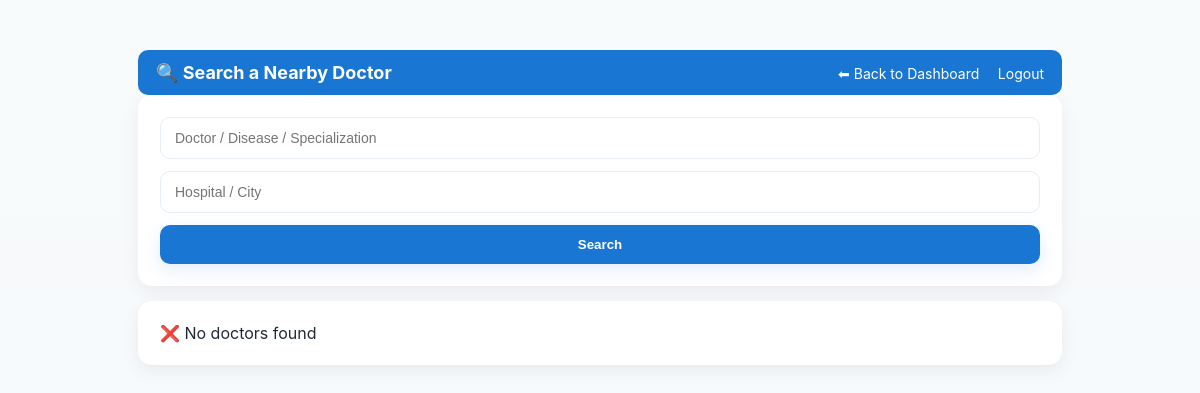
The page /find_doctor.php on the database as committed earlier.
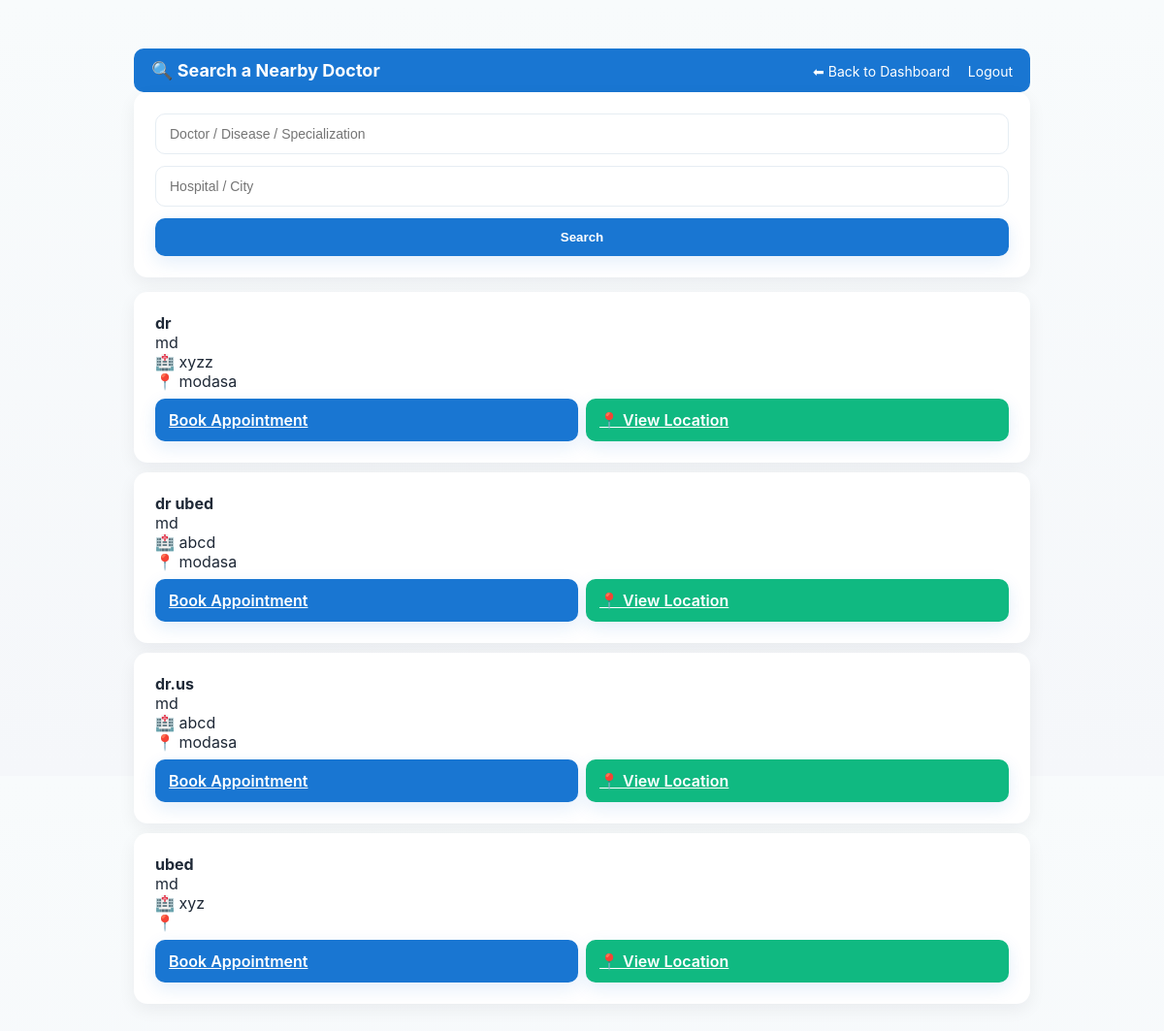
The same page on the database as committed later.
### tables this page shows
CREATE TABLE `users` (
  `id` int(11) NOT NULL AUTO_INCREMENT,
  `name` varchar(100) DEFAULT NULL,
  `email` varchar(100) DEFAULT NULL,
  `password` varchar(255) DEFAULT NULL,
  `role` enum('patient','doctor','admin','laboratory') DEFAULT 'patient',
  `phone` varchar(20) DEFAULT NULL,
  `address` text DEFAULT NULL,
  `location` varchar(100) DEFAULT NULL,
  `created_at` timestamp NOT NULL DEFAULT current_timestamp(),
  `hospital` varchar(255) DEFAULT NULL,
  `hospital_id` int(11) DEFAULT NULL,
  `specialization` varchar(100) DEFAULT NULL,
  PRIMARY KEY (`id`),
  UNIQUE KEY `email` (`email`)
);

CREATE TABLE `doctor_profiles` (
  `doctor_id` int(11) NOT NULL,
  `qualification` varchar(100) DEFAULT NULL,
  `experience` int(11) DEFAULT NULL,
  `specialization` varchar(100) DEFAULT NULL,
  `address` text DEFAULT NULL,
  PRIMARY KEY (`doctor_id`),
  CONSTRAINT `doctor_profiles_ibfk_1` FOREIGN KEY (`doctor_id`) REFERENCES `users` (`id`) ON DELETE CASCADE
);

CREATE TABLE `hospitals` (
  `id` int(11) NOT NULL AUTO_INCREMENT,
  `name` varchar(255) NOT NULL,
  `address` text DEFAULT NULL,
  `phone` varchar(20) DEFAULT NULL,
  `open_time` time NOT NULL,
  `close_time` time NOT NULL,
  `latitude` decimal(10,8) DEFAULT NULL,
  `longitude` decimal(11,8) DEFAULT NULL,
  `created_at` timestamp NOT NULL DEFAULT current_timestamp(),
  `type` enum('hospital','laboratory') NOT NULL DEFAULT 'hospital',
  `email` varchar(255) NOT NULL,
  `password` varchar(255) NOT NULL,
  `city` varchar(100) DEFAULT NULL,
  PRIMARY KEY (`id`)
);

### find_doctor.php (the view, shortened to what this page needs)
<?php
require 'config.php';
$d = $_GET['disease'] ?? '';
$l = $_GET['location'] ?? '';
$lat = isset($_GET['lat']) ? (float)$_GET['lat'] : 0;
$lng = isset($_GET['lng']) ? (float)$_GET['lng'] : 0;
$search = "%$d%";
$loc    = "%$l%";
if ($lat && $lng) {
    $sql = "
    SELECT
        u.*,
        d.specialization,
        h.id AS hospital_id,
        h.name AS hospital_name,
        h.city,
        ROUND(
            6371 * acos(
                cos(radians(?)) *
                cos(radians(h.latitude)) *
                cos(radians(h.longitude) - radians(?)) +
                sin(radians(?)) *
                sin(radians(h.latitude))
            ), 2
        ) AS distance
    FROM users u
    JOIN doctor_profiles d ON u.id = d.doctor_id
    JOIN hospitals h ON u.hospital_id = h.id
    WHERE u.role='doctor'
    AND (
        (? = '' OR u.name LIKE ? OR d.specialization LIKE ?)
    )
    AND (
        (? = '' OR h.name LIKE ? OR h.city LIKE ?)
    )
    ORDER BY distance ASC
    ";
    $stmt = $mysqli->prepare($sql);
    $stmt->bind_param(
        "dddssssss",
        $lat, $lng, $lat,
        $d, $search, $search,
        $l, $loc, $loc
    );
} else {
    $sql = "
    SELECT
        u.*,
        d.specialization,
        h.id AS hospital_id,
        h.name AS hospital_name,
        h.city
    FROM users u
    JOIN doctor_profiles d ON u.id = d.doctor_id
    JOIN hospitals h ON u.hospital_id = h.id
    WHERE u.role='doctor'
    AND (
        (? = '' OR u.name LIKE ? OR d.specialization LIKE ?)
    )
    AND (
        (? = '' OR h.name LIKE ? OR h.city LIKE ?)
    )
    ORDER BY u.name
    ";
    $stmt = $mysqli->prepare($sql);
    $stmt->bind_param(
        "ssssss",
        $d, $search, $search,
        $l, $loc, $loc
    );
}
$stmt->execute();
$q = $stmt->get_result();
?>
<!DOCTYPE html>
<html>
<head>
<link rel="stylesheet" href="assets/css/styles.css">
</head>
<body>
<div class="container">
<div class="topbar">
  <div class="brand">🔍 Search a Nearby Doctor</div>
  <div>
    <a href="dashboard_patient.php">⬅ Back to Dashboard</a>
    <a href="logout.php">Logout</a>
  </div>
</div>
<form method="get" class="card" style="margin-bottom:15px;">
<input class="input" name="disease"
placeholder="Doctor / Disease / Specialization"
value="<?= htmlspecialchars($d) ?>">
<input class="input" name="location"
placeholder="Hospital / City"
value="<?= htmlspecialchars($l) ?>">
<button class="btn">Search</button>
</form>
<?php if($q->num_rows > 0): ?>
<?php while($r = $q->fetch_assoc()): ?>
<div class="card" style="margin-bottom:10px;">
<b><?= htmlspecialchars($r['name']) ?></b><br>
<?= htmlspecialchars($r['specialization']) ?><br>
🏥 <?= htmlspecialchars($r['hospital_name']) ?><br>
📍 <?= htmlspecialchars($r['city']) ?><br>
<div style="display:flex;gap:8px;margin-top:8px;flex-wrap:wrap;">
<a class="btn" style="flex:1;min-width:140px;"
href="appointments.php?doctor=<?= $r['id'] ?>">
Book Appointment
</a>
<a class="btn" style="flex:1;min-width:140px;background:#10b981;"
href="hospital_map.php?id=<?= $r['hospital_id'] ?>">
📍 View Location
</a>
</div>
</div>
<?php endwhile; ?>
<?php else: ?>
<div class="card">❌ No doctors found</div>
<?php endif; ?>
</div>
</body>
</html>

### assets/css/styles.css (style rules this page uses)
:root { --primary:#1976d2; --primary-dark:#125ca1; --accent:#00a69c; --bg:#f5f7fa; --card:#ffffff; --muted:#6b7280; --radius:14px; --shadow: 0 6px 18px rgba(20,20,40,0.06); --glass: rgba(255,255,255,0.85); --max-width:420px; }
* { box-sizing:border-box }
html,body { height:100% }
body { font-family: Inter, system-ui, -apple-system, "Segoe UI", Roboto, "Helvetica Neue", Arial; background:var(--bg); margin:0; color:#1f2937; -webkit-font-smoothing:antialiased; -moz-osx-font-smoothing:grayscale; }
.container { max-width: 980px; margin: 22px auto; padding: 16px; }
.card { background:var(--card); border-radius:var(--radius); box-shadow:var(--shadow); padding:18px; }
.topbar { background:var(--primary); color:#fff; padding:12px 18px; border-radius:10px; display:flex; align-items:center; justify-content:space-between; }
.topbar .brand { font-weight:700; font-size:18px }
.topbar a { color:#fff; text-decoration:none; margin-left:14px; font-size:14px }
.input, select, textarea { width:100%; padding:12px 14px; border-radius:10px; border:1px solid #e6edf3; background:#fff; font-size:14px; margin-bottom:12px; outline:none; }
.btn { display:inline-block; width:100%; padding:12px 14px; background:var(--primary); color:#fff; border:none; border-radius:10px; cursor:pointer; font-weight:600; box-shadow: 0 6px 18px rgba(25,118,210,0.12); }
@media (min-width:900px) { body { background:linear-gradient(180deg,#f8fbfc 0%, #f5f7fa 100%) } }
@media (min-width:900px) { .container { padding:28px; } }
@media (min-width:900px) { .card { padding:22px; } }

Rows that differ between the two databases and show on the page:
added users: name "dr", doctor_profiles.specialization "md", hospital.name "xyzz", hospital.city "modasa", $r['id'] 14 (drawn)
added users: name "dr ubed", doctor_profiles.specialization "md", hospital.name "abcd", hospital.city "modasa"
added users: name "dr.us", doctor_profiles.specialization "md", hospital.name "abcd", hospital.city "modasa"
added users: name "ubed", doctor_profiles.specialization "md", hospital.name "xyz"
Other text that changed with them:
text no longer shown: "❌ No doctors found"
